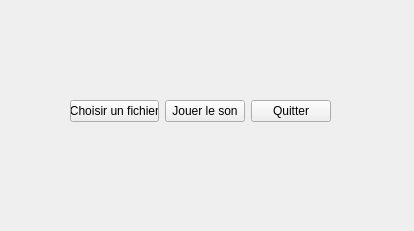
<?xml version="1.0" encoding="UTF-8"?>
<ui version="4.0">
 <class>Widget</class>
 <widget class="QWidget" name="Widget">
  <property name="geometry">
   <rect>
    <x>0</x>
    <y>0</y>
    <width>414</width>
    <height>231</height>
   </rect>
  </property>
  <property name="windowTitle">
   <string>Widget</string>
  </property>
  <widget class="QWidget" name="">
   <property name="geometry">
    <rect>
     <x>70</x>
     <y>100</y>
     <width>261</width>
     <height>23</height>
    </rect>
   </property>
   <layout class="QHBoxLayout" name="horizontalLayout">
    <item>
     <widget class="QPushButton" name="pushButton">
      <property name="text">
       <string>Choisir un fichier</string>
      </property>
     </widget>
    </item>
    <item>
     <widget class="QPushButton" name="pushButton_2">
      <property name="text">
       <string>Jouer le son</string>
      </property>
     </widget>
    </item>
    <item>
     <widget class="QPushButton" name="pushButton_3">
      <property name="text">
       <string>Quitter</string>
      </property>
     </widget>
    </item>
   </layout>
  </widget>
 </widget>
 <resources/>
 <connections>
  <connection>
   <sender>pushButton_3</sender>
   <signal>clicked()</signal>
   <receiver>Widget</receiver>
   <slot>close()</slot>
   <hints>
    <hint type="sourcelabel">
     <x>292</x>
     <y>117</y>
    </hint>
    <hint type="destinationlabel">
     <x>329</x>
     <y>151</y>
    </hint>
   </hints>
  </connection>
 </connections>
</ui>
